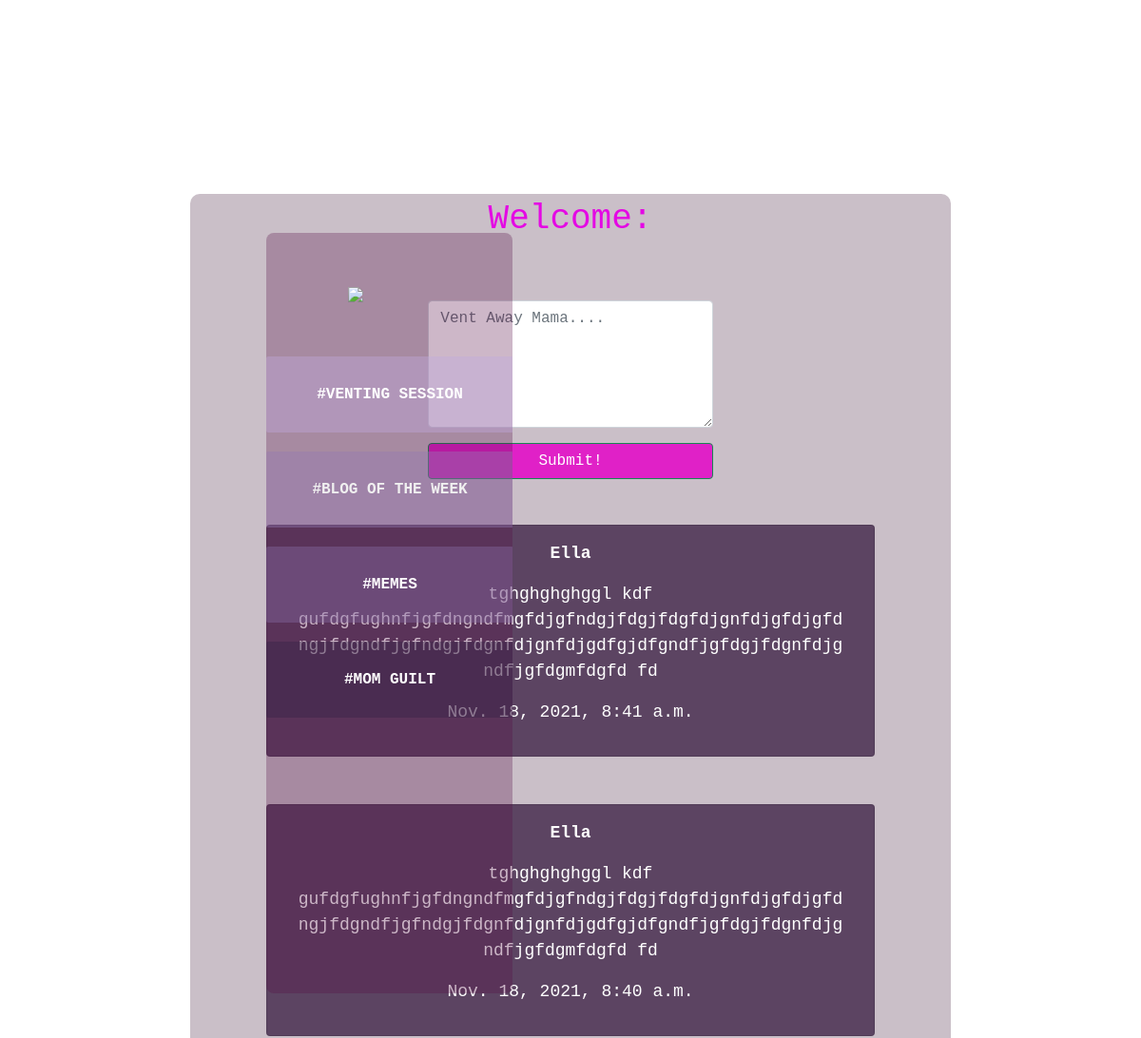
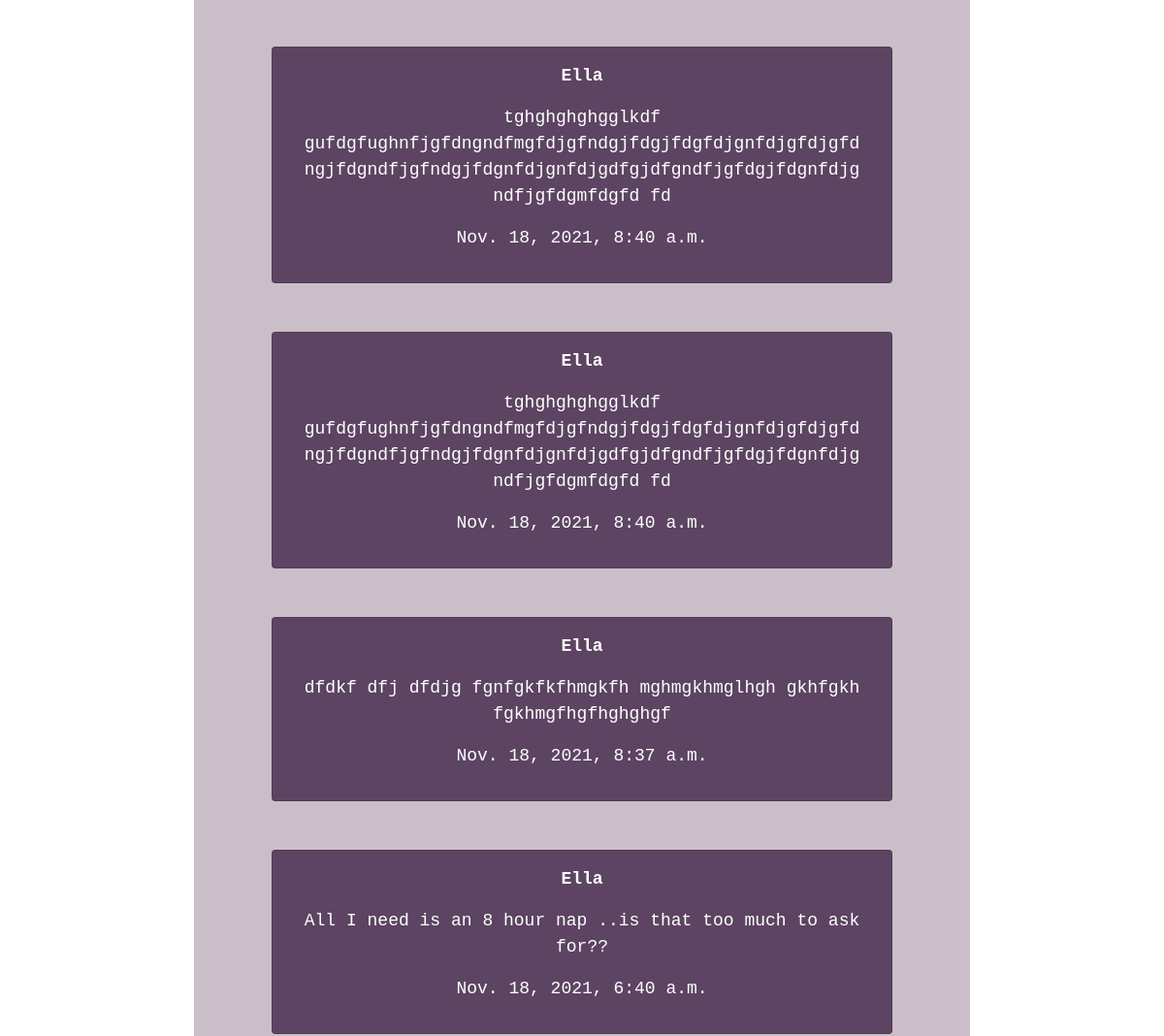
The app's page /posts/ (upper part), older data (2 pictures, top to bottom).
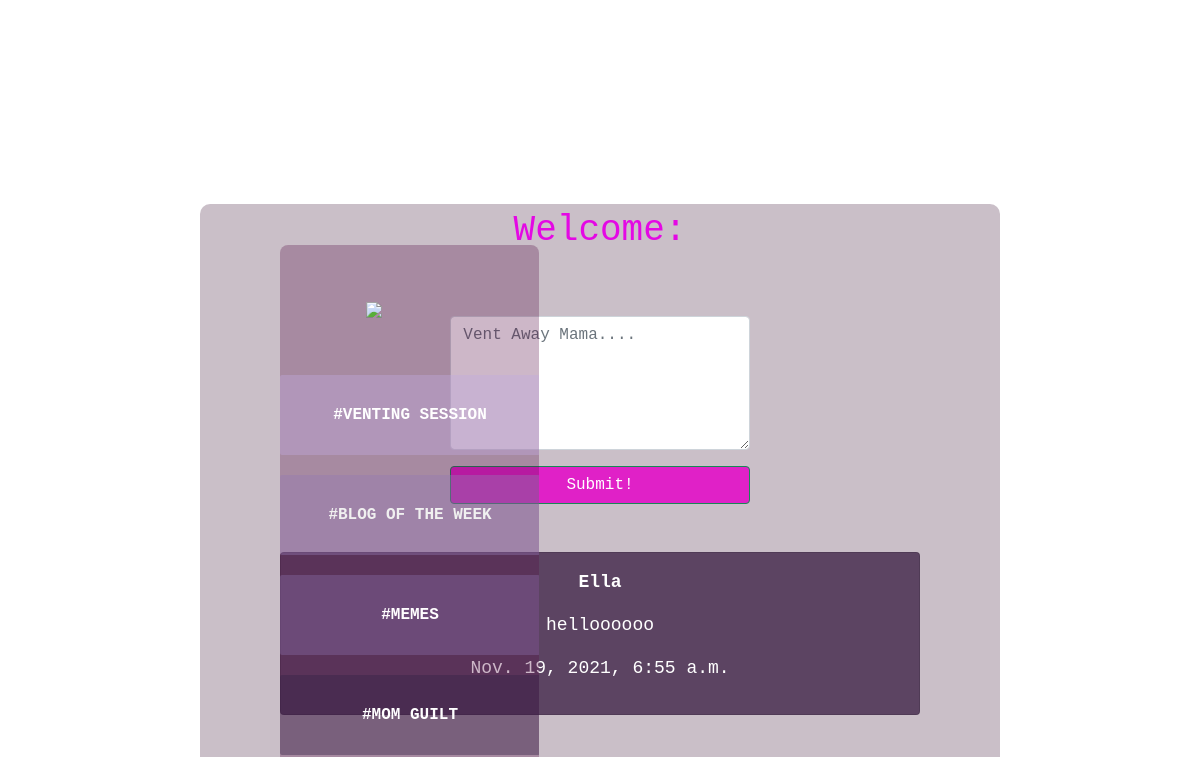
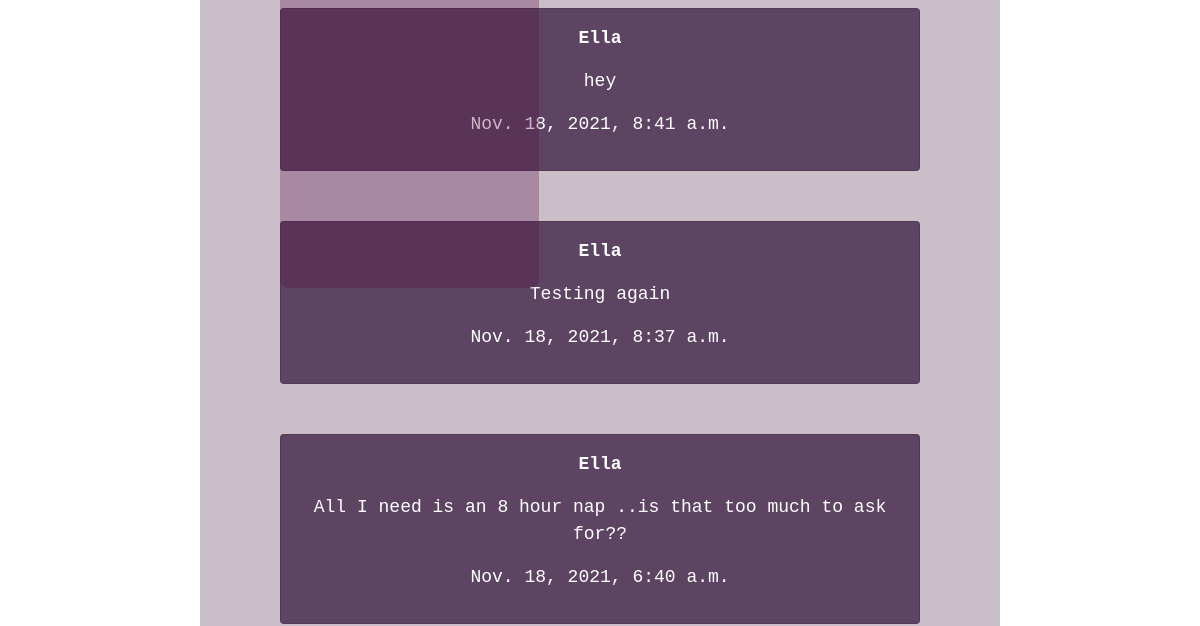
The same page, newer data (2 pictures, top to bottom).
### main_app/models.py (models this page shows)
class Post(models.Model):
    body = models.TextField()
    created_at = models.DateTimeField(auto_now_add=True)
    mama = models.ForeignKey(User, on_delete=models.CASCADE)

### main_app/views.py (the view, shortened to what this page needs)
# urls.py: path('posts/', views.PostList.as_view(), name="post_list"),
class PostList(TemplateView):
    def get(self, request, *args, **kwargs):
        posts = Post.objects.all().order_by('-created_at')
        form = PostForm()
        context = {
            'post_list': posts,
             'form': form,
        }
        return render(request, 'post_list.html', context)

### main_app/forms.py
class PostForm(forms.ModelForm):
    body = forms.CharField(
        label='',
        widget=forms.Textarea(attrs={
            'rows': '5',
            'placeholder': 'Vent Away Mama....'
            }))
    class Meta:
        model = Post
        fields = ['body']

### main_app/templates/post_list.html (shortened to what this page needs)
{% extends 'base.html' %}
{% load crispy_forms_tags %}
{% block content %}
{% include 'sidebar.html' %}
<body class="feed" style="background-image: url('https://imgur.com/Sz7NTZC.png');
background-position: center;
background-repeat: no-repeat;
background-size: cover;
padding-top: 100px;
background-attachment: fixed;
">
    <div class="container" style="background-color: rgba(49, 6, 39, 0.253);
    width: 50rem; align-items:center;border-radius: 10px;
   ">
   <div class="row justify-content-center mt-5" style="align-items: center;">
      <a style="color:rgb(228, 8, 228); font-size: 36px; text-align: center;font-family: 'Courier New', Courier, monospace;">Welcome: </a>
        <div class="row justify-content-center mt-3 mb-5" style="padding-top: 10px;">
            <div class="col-md-5 col-sm-12">
                <form method="POST" style="font-family: 'Courier New', Courier, monospace;
                ">
                    {{ form | crispy }}
                    <div class="d-grid gap-2">
                        <button class="btn btn-success mt-3" style="font-family: 'Courier New', Courier, monospace; background-color: rgb(224, 33, 199);">Submit!</button>
                    </div>
                </form>
            </div>
        </div>
        {% for post in post_list %}
        <div class="card" style="width: 40rem;  text-align: center; margin: 0 auto; float: none; margin-bottom: 50px;
        background-color: rgba(32, 1, 42, 0.644);
        position: sticky;
        font-family: 'Courier New', Courier, monospace;
        font-size: 18px;
        overflow-wrap:break-word;
        ">
            <div class="card-body" style="color: white">
                <p><strong>{{ post.mama }}</strong></p>
                <p>{{ post.body }}</p>
                <p>{{ post.created_at }}</p>
            </div>
          </div>
        {% endfor %}
    </div>
</body>
{% endblock content %}

Row changes from the older to the newer data that the page shows:
removed Post: mama "Ella", body "tghghghghggl kdf gufdgfughnfjgfdngndfmgfdjgfndgjfdgjfdgfdjgnfdjgfdjgfdngjfdgndfjgfndgjfdgnfdjgnfdjgdfgjdfgndfjgfdgjfdgnfdjgndfjgfdgmfdgfd fd", created_at "Nov. 18, 2021, 8:40 a.m."
removed Post: mama "Ella", body "tghghghghgglkdf gufdgfughnfjgfdngndfmgfdjgfndgjfdgjfdgfdjgnfdjgfdjgfdngjfdgndfjgfndgjfdgnfdjgnfdjgdfgjdfgndfjgfdgjfdgnfdjgndfjgfdgmfdgfd fd", created_at "Nov. 18, 2021, 8:40 a.m."
removed Post: mama "Ella", body "tghghghghgglkdf gufdgfughnfjgfdngndfmgfdjgfndgjfdgjfdgfdjgnfdjgfdjgfdngjfdgndfjgfndgjfdgnfdjgnfdjgdfgjdfgndfjgfdgjfdgnfdjgndfjgfdgmfdgfd fd", created_at "Nov. 18, 2021, 8:40 a.m."
added Post: mama "Ella", body "helloooooo", created_at "Nov. 19, 2021, 6:55 a.m."
changed Post: body "tghghghghggl kdf gufdgfughnfjgfdngndfmgfdjgfndgjfdgjfdgfdjgnfdjgfdjgfdngjfdgndfjgfndgjfdgnfdjgnfdjgdfgjdfgndfjgfdgjfdgnfdjgndfjgfdgmfdgfd fd" → "hey"
changed Post: body "dfdkf dfj dfdjg fgnfgkfkfhmgkfh mghmgkhmglhgh gkhfgkh fgkhmgfhgfhghghgf" → "Testing again"
